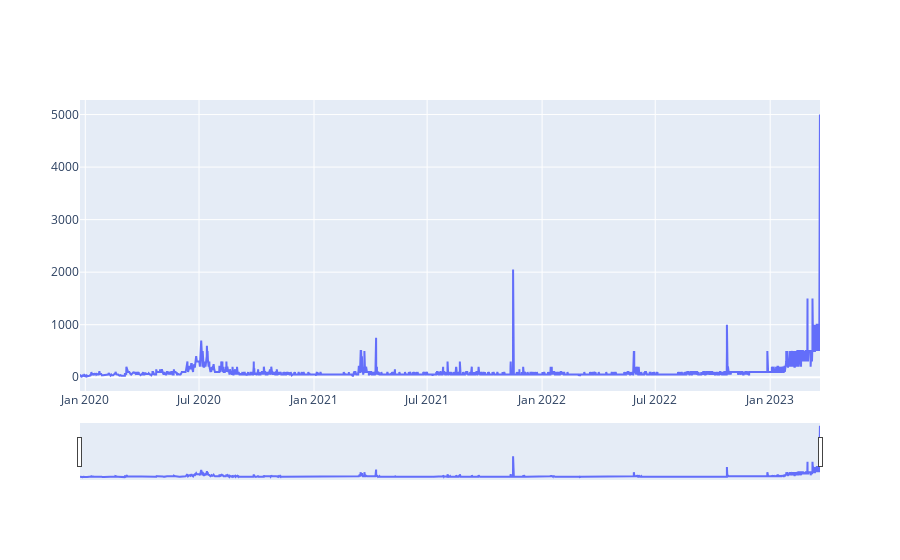

Here is the notebook cell this chart was saved with:
### Code cell
import plotly.graph_objects as go
 
fig = go.Figure()
 
fig.add_trace(go.Scatter(
    x=date,
    y=spread,
    mode='lines',
    name='Value'
))

# Set x-axis type to 'date' for proper date formatting
fig.update_xaxes(type='date')

# Add hover tooltips with custom formatting
fig.update_traces(hovertemplate='Date: %{x}<br>Value: %{y}')

# Add zoom and pan functionality
fig.update_xaxes(rangeslider_visible=True)

# Display the chart
fig.show()

### Figure 1 — Plotly figure (JSON) as saved in the notebook; plotly's stock layout.template omitted (floating-point values rounded to 4 significant figures; data arrays with more than 128 entries replaced by an {"elided": "..."} marker saying what was removed)
{"data": [{"hovertemplate": "Date: %{x}<br>Value: %{y}", "mode": "lines", "name": "Value", "type": "scatter", "x": {"elided": "7334 str values"}, "y": {"elided": "7334 int values"}}], "layout": {"xaxis": {"rangeslider": {"visible": true}, "type": "date"}}}
